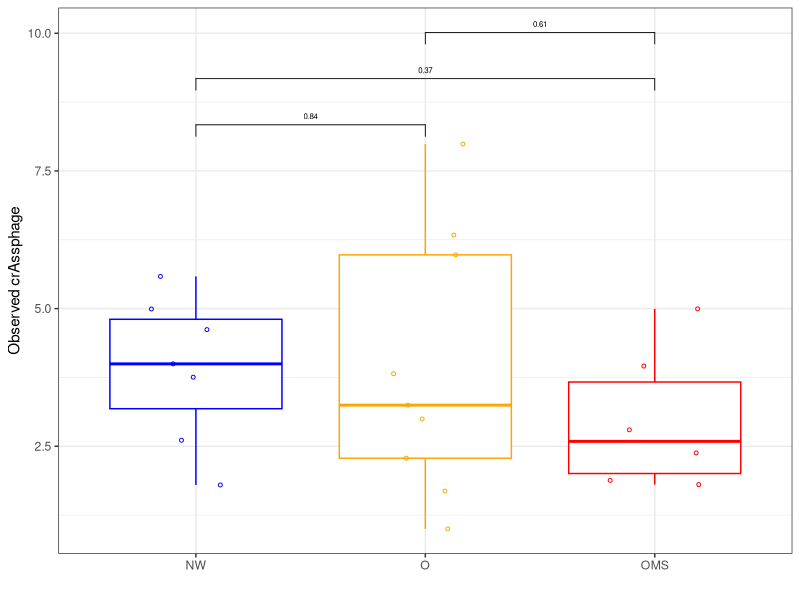
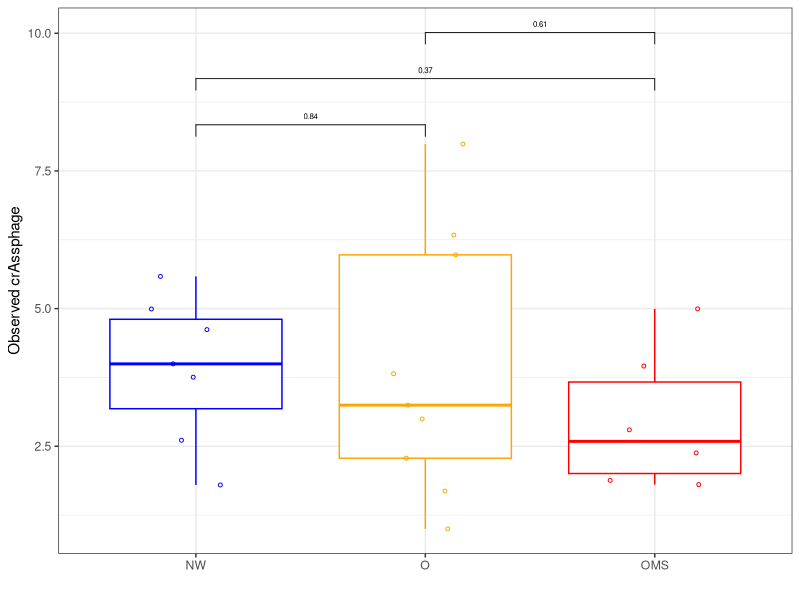
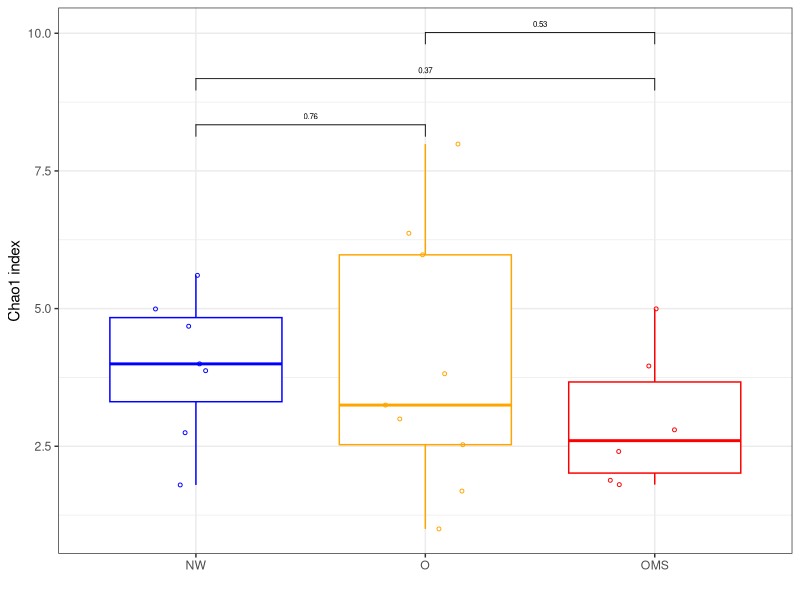
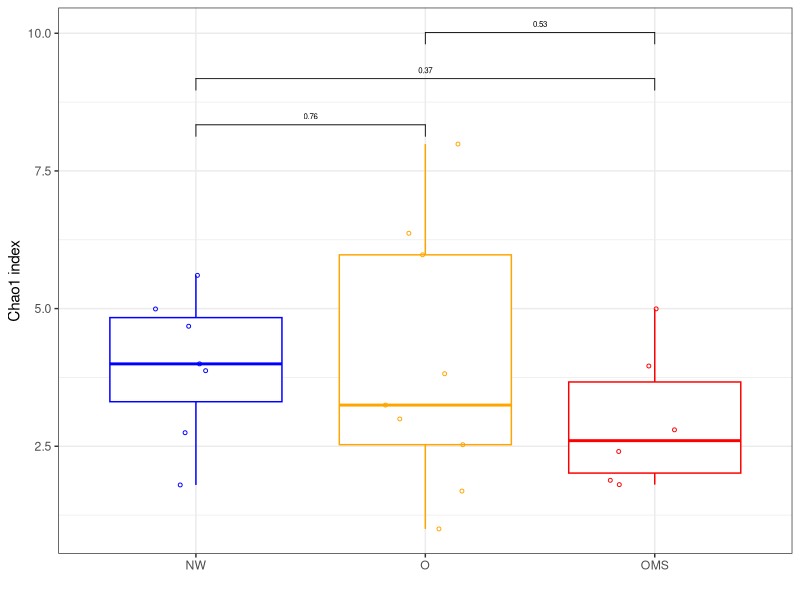
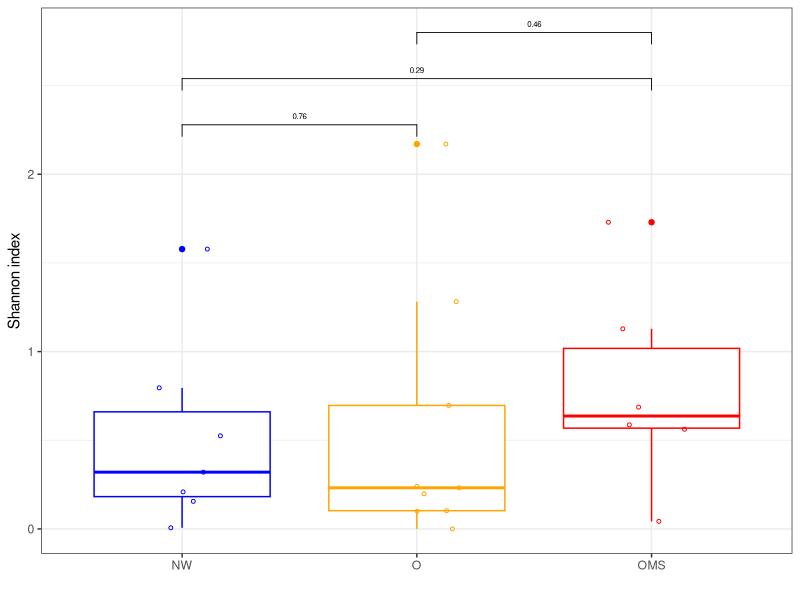
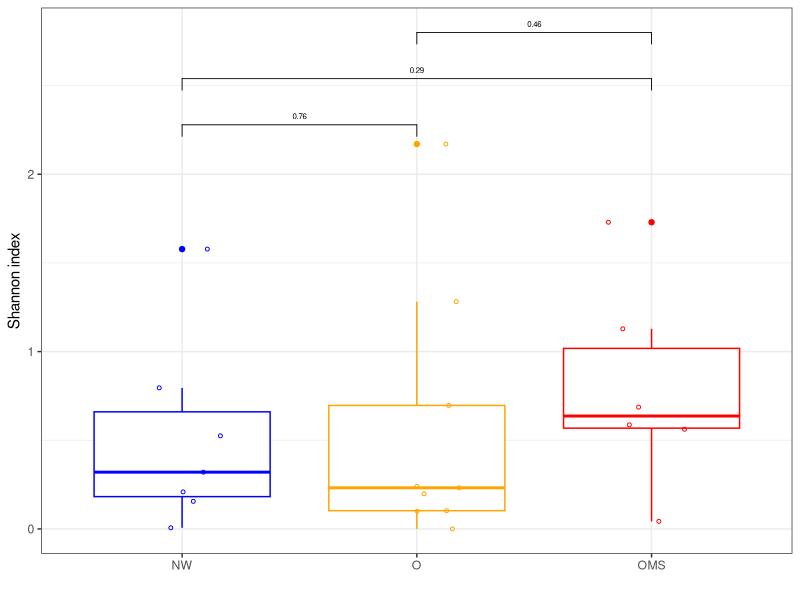
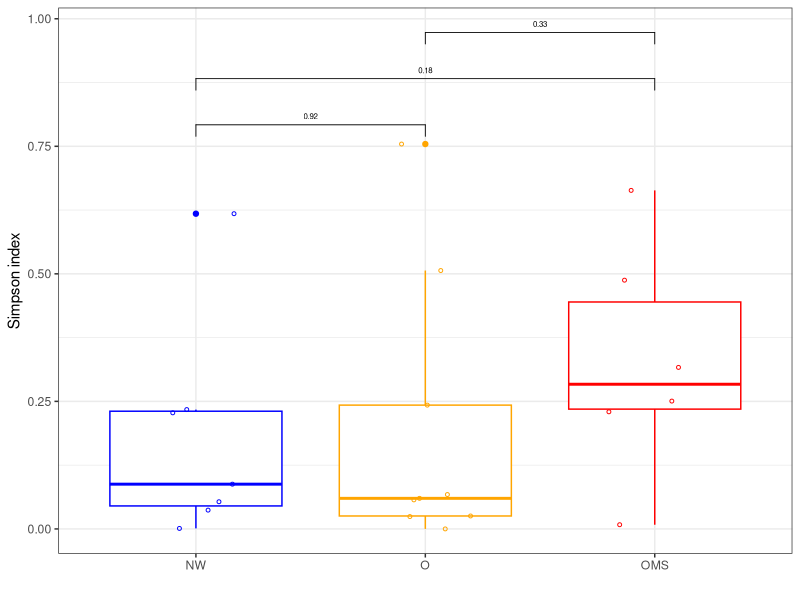
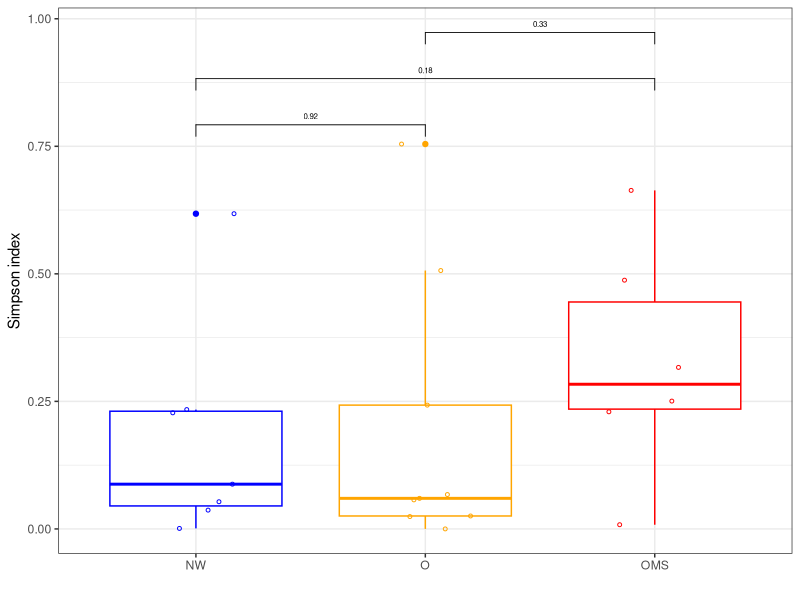

Reproduce these figures in R, in order.
## ---- chunk 1
knitr::opts_chunk$set(echo = TRUE, warning = FALSE, message = FALSE)
library("optparse")
library("ggplot2")
library("reshape")
require("gridExtra")
library("ggpubr")
## ---- chunk 2
# Data input
table <- read.table("./allsamples_average_adiv.txt",
                    header=TRUE,
                    sep="\t",
                    row.names = 1)

# P-value groups
p_value <- list(c("NW", "O"), 
                    c("NW", "OMS"),
                    c("O", "OMS"))

# Colors
colors <- c("blue",
            "orange",
            "red")

theme_set(theme_bw())

# Boxplot Observed
boxplot_observed <- ggplot(table,
                           aes(x = group,
                               y = observed_otus)) +
  geom_boxplot(aes(color = group)) +
  geom_point(aes(color = group),
             size = 1,
             shape = 21,
             position = position_jitterdodge()) +
  labs(x="", 
       y="Observed crAssphage") +
  theme(legend.position = "none") +
  scale_color_manual(values = colors) +
  stat_compare_means(comparisons = p_value,
    method = "wilcox.test",
    size = 2)

ggsave("boxplot_observed_comp.svg")
  print(boxplot_observed)
dev.off()

# Boxplot Chao1
boxplot_chao1 <- ggplot(table,
                           aes(x = group,
                               y = chao1)) +
  geom_boxplot(aes(color = group)) +
  geom_point(aes(color = group),
             size = 1,
             shape = 21,
             position = position_jitterdodge()) +
  labs(x="", 
       y="Chao1 index") +
  theme(legend.position = "none") +
  scale_color_manual(values = colors) +
  stat_compare_means(comparisons = p_value,
    method = "wilcox.test",
    size = 2)

ggsave("boxplot_chao1_comp.svg")
  print(boxplot_chao1)
dev.off()

# Boxplot Shannon
boxplot_shannon <- ggplot(table,
                           aes(x = group,
                               y = shannon)) +
  geom_boxplot(aes(color = group)) +
  geom_point(aes(color = group),
             size = 1,
             shape = 21,
             position = position_jitterdodge()) +
  labs(x="", 
       y="Shannon index") +
  theme(legend.position = "none") +
  scale_color_manual(values = colors) +
  stat_compare_means(comparisons = p_value,
    method = "wilcox.test",
    size = 2)

ggsave("boxplot_shannon_comp.svg")
  print(boxplot_shannon)
dev.off()

# Boxplot Simpson
boxplot_simpson <- ggplot(table,
                           aes(x = group,
                               y = simpson)) +
  geom_boxplot(aes(color = group)) +
  geom_point(aes(color = group),
             size = 1,
             shape = 21,
             position = position_jitterdodge()) +
  labs(x="", 
       y="Simpson index") +
  theme(legend.position = "none") +
  scale_color_manual(values = colors) +
  stat_compare_means(comparisons = p_value,
    method = "wilcox.test",
    size = 2)

ggsave("boxplot_simpson_comp.svg")
  print(boxplot_simpson)
dev.off()

# Boxplot Goods Coverage
boxplot_goods_coverage <- ggplot(table,
                           aes(x = group,
                               y = goods_coverage)) +
  geom_boxplot(aes(color = group)) +
  geom_point(aes(color = group),
             size = 1,
             shape = 21,
             position = position_jitterdodge()) +
  labs(x="", 
       y="Goods Coverage index") +
  theme(legend.position = "none") +
  scale_color_manual(values = colors) +
  stat_compare_means(comparisons = p_value,
    method = "wilcox.test",
    size = 2)

ggsave("boxplot_goods_coverage_comp.svg")
  print(boxplot_goods_coverage)
dev.off()
## ---- chunk 3
boxplot_observed
## ---- chunk 4
boxplot_chao1
## ---- chunk 5
boxplot_shannon
## ---- chunk 6
boxplot_simpson
## ---- chunk 7
boxplot_goods_coverage
